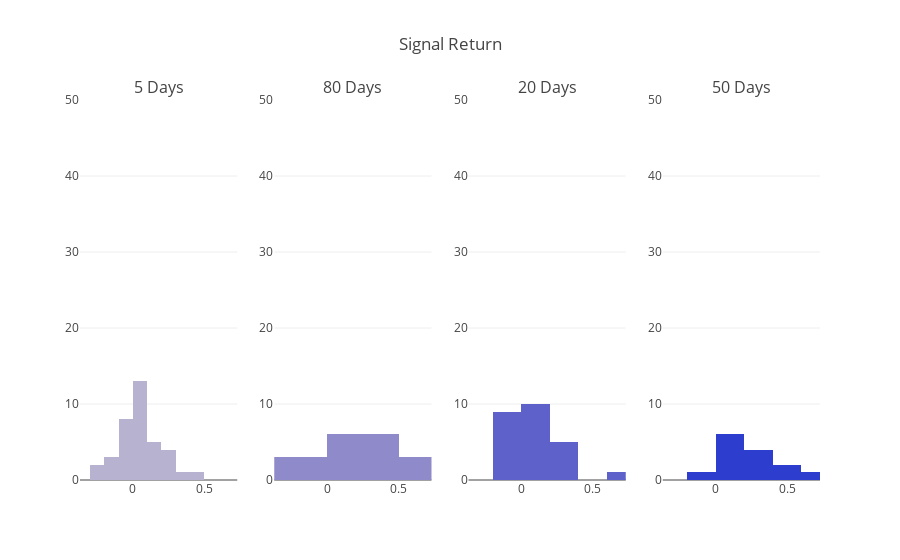

This figure's notebook cell:
### Markdown cell above
## Test for Significance
### Histogram
Let's plot a histogram of the signal return values.

### Code cell
project_helper.plot_signal_histograms(
    [signal_return_5, signal_return_80, signal_return_20, signal_return_50],
    'Signal Return',
    ('5 Days', '80 Days', '20 Days', '50 Days'))

### Figure 1 — Plotly figure (JSON) as saved in the notebook; plotly's stock layout.template omitted (floating-point values rounded to 4 significant figures)
{"data": [{"marker": {"color": "#b6b2cf"}, "type": "histogram", "x": [0.05414, -0.2013, -0.03223, 0.1029, 0.07278, 0.06094, 0.07819, 0.03652, -0.1584, -0.00947, -0.04355, 0.03183, -0.01808, 0.1958, 0.277, 0.4718, 0.05981, 0.1702, 0.02311, -0.09872, -0.07072, 0.05016, 0.2614, 0.1172, 0.3172, 0.07059, 0.02611, -0.03183, -0.1091, -0.02056, 0.2105, 0.01683, -0.1344, 0.0641, 0.2098, 0.1225, -0.2006], "xaxis": "x1", "yaxis": "y1"}, {"marker": {"color": "#8f8bca"}, "type": "histogram", "x": [0.01189, 0.4546, 0.6871, 0.4645, 0.2038, 0.5871, 0.5845, 0.2275, 0.4034, -0.1086, -0.3699, -0.2636], "xaxis": "x2", "yaxis": "y2"}, {"marker": {"color": "#5e61ca"}, "type": "histogram", "x": [-0.0395, -0.1749, 0.06548, 0.03029, -0.08705, 0.008733, -0.04704, 0.05827, 0.6939, 0.2555, 0.07895, 0.04098, -0.007382, -0.08983, 0.3466, 0.223, 0.3298, 0.09805, 0.0218, 0.09329, -0.001174, 0.01461, -0.06117, 0.2385, -0.09768], "xaxis": "x3", "yaxis": "y3"}, {"marker": {"color": "#2d3ecf"}, "type": "histogram", "x": [-0.0808, 0.1544, 0.3117, 0.7309, 0.2937, 0.4396, 0.2476, 0.04597, 0.3905, 0.1188, 0.4099, 0.00165, 0.009097, 0.1566], "xaxis": "x4", "yaxis": "y4"}], "layout": {"annotations": [{"font": {"size": 16}, "showarrow": false, "text": "5 Days", "x": 0.1062, "xanchor": "center", "xref": "paper", "y": 1, "yanchor": "bottom", "yref": "paper"}, {"font": {"size": 16}, "showarrow": false, "text": "80 Days", "x": 0.3688, "xanchor": "center", "xref": "paper", "y": 1, "yanchor": "bottom", "yref": "paper"}, {"font": {"size": 16}, "showarrow": false, "text": "20 Days", "x": 0.6313, "xanchor": "center", "xref": "paper", "y": 1, "yanchor": "bottom", "yref": "paper"}, {"font": {"size": 16}, "showarrow": false, "text": "50 Days", "x": 0.8938, "xanchor": "center", "xref": "paper", "y": 1, "yanchor": "bottom", "yref": "paper"}], "showlegend": false, "title": "Signal Return", "xaxis1": {"anchor": "y1", "domain": [0, 0.2125], "range": [-0.3699, 0.7309]}, "xaxis2": {"anchor": "y2", "domain": [0.2625, 0.475], "range": [-0.3699, 0.7309]}, "xaxis3": {"anchor": "y3", "domain": [0.525, 0.7375], "range": [-0.3699, 0.7309]}, "xaxis4": {"anchor": "y4", "domain": [0.7875, 1], "range": [-0.3699, 0.7309]}, "yaxis1": {"anchor": "x1", "domain": [0, 1], "range": [0, 50]}, "yaxis2": {"anchor": "x2", "domain": [0, 1], "range": [0, 50]}, "yaxis3": {"anchor": "x3", "domain": [0, 1], "range": [0, 50]}, "yaxis4": {"anchor": "x4", "domain": [0, 1], "range": [0, 50]}}}
